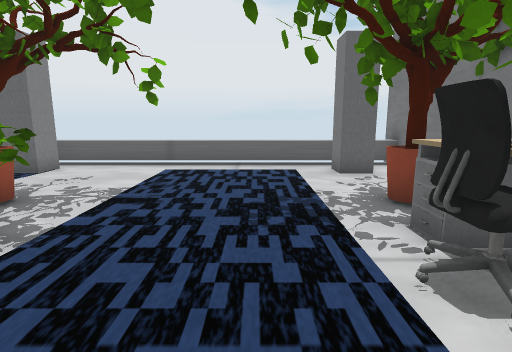
View 1 (above)

23 first-person views from a walk through a scene from a Unity 3-D project. The camera is 1.5 m above the floor, tilts 10° down and sees 80° across. The floor is counted in squares, 1 m on a side. Each view is taken from the middle of a square. On the plan, view 1 faces up. The plan holds only what a view shows up to about 15 squares ahead; the rest is blank. The place goes on beyond the plan. The player is left out. Some surface patterns are stand-ins.

View 2
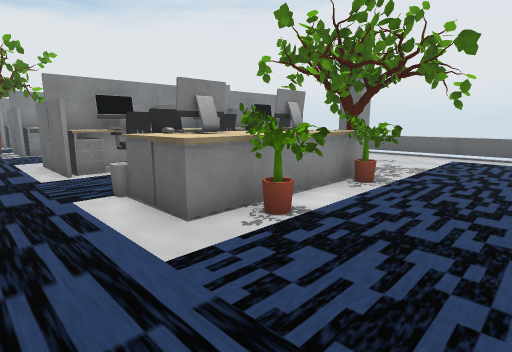

View 3
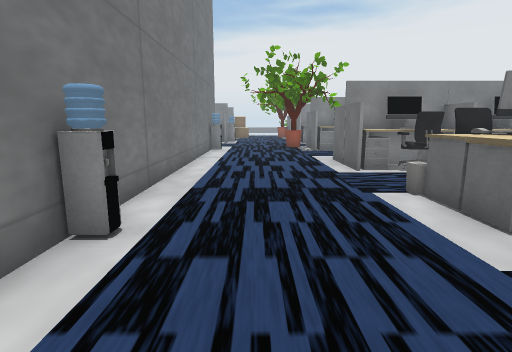

View 4
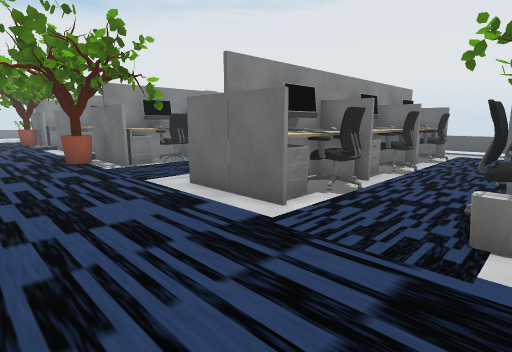

View 5
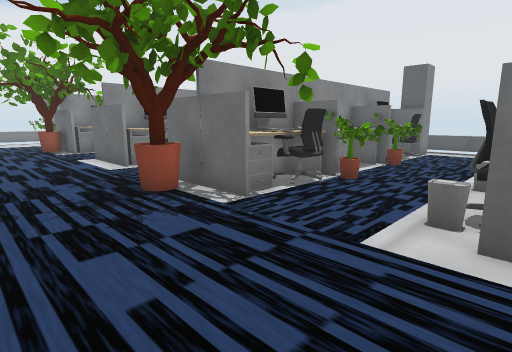

View 6
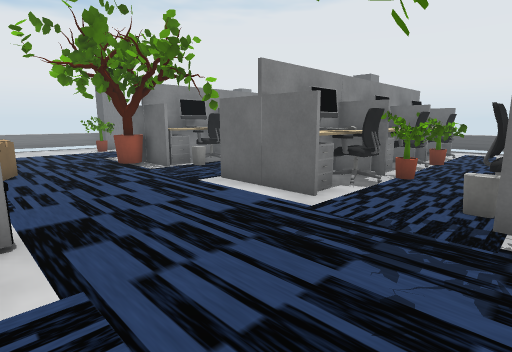

View 7
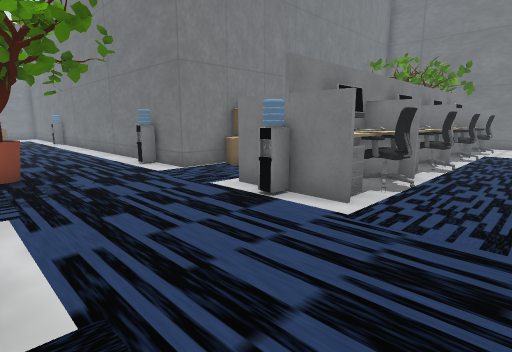

View 8
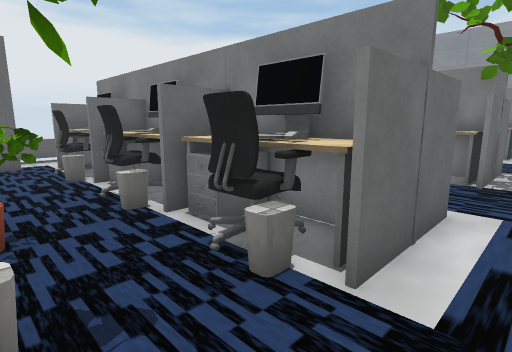

View 9
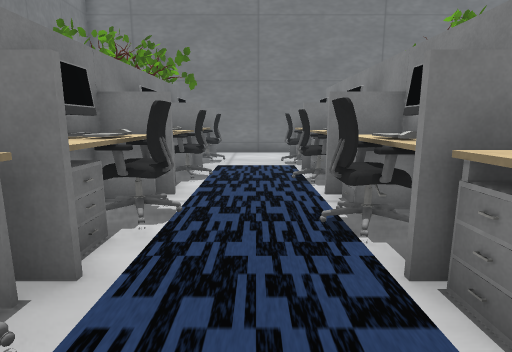

View 10
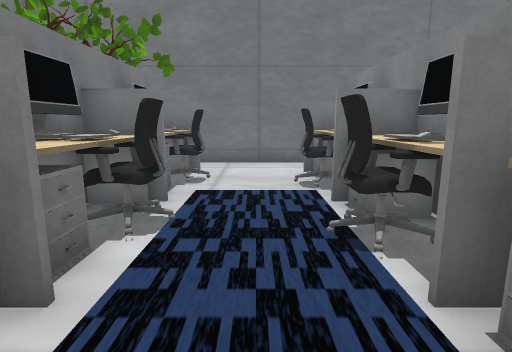

View 11
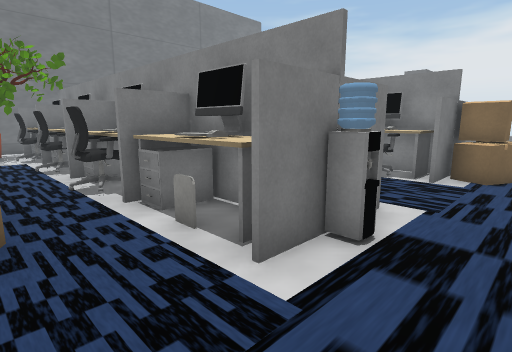

View 12
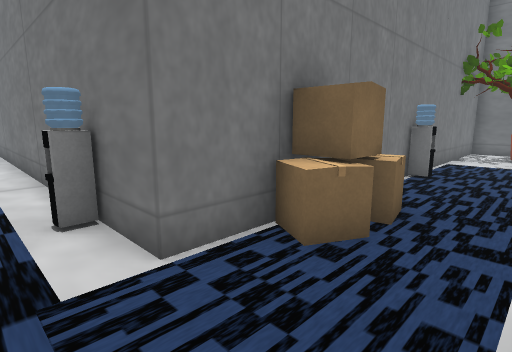

View 13
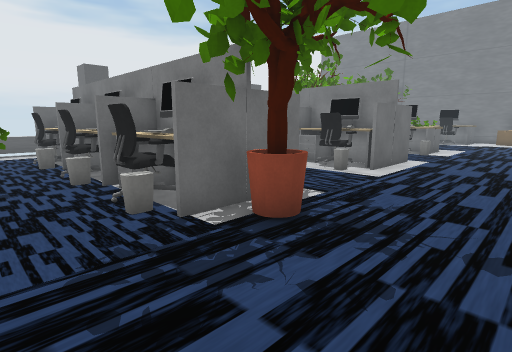

View 14
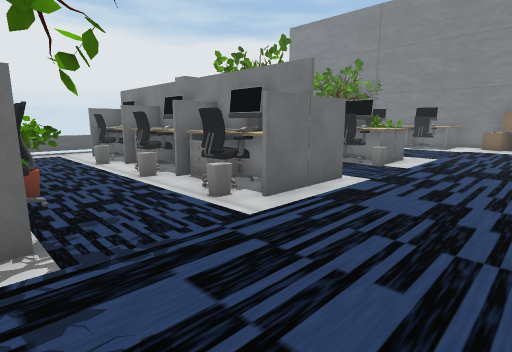

View 15
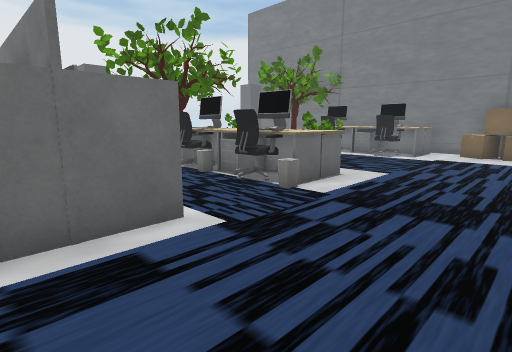

View 16
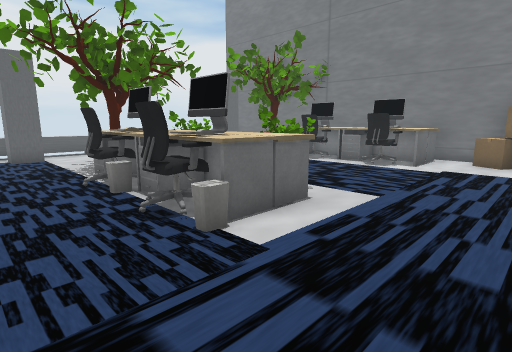

View 17
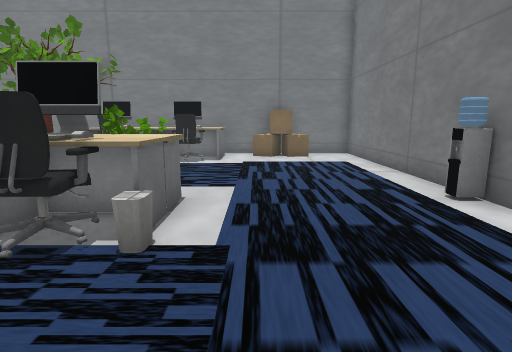

View 18
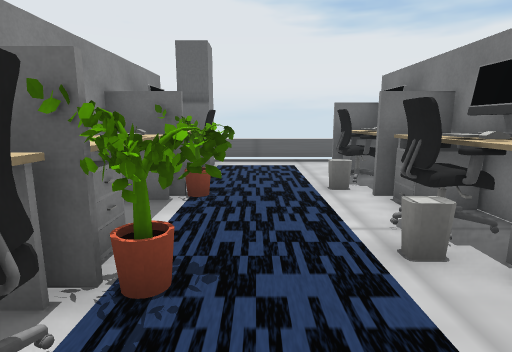

View 19
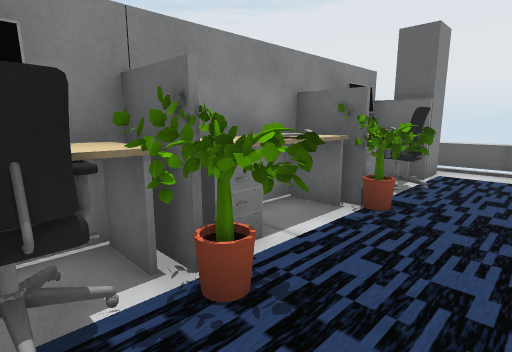

View 20
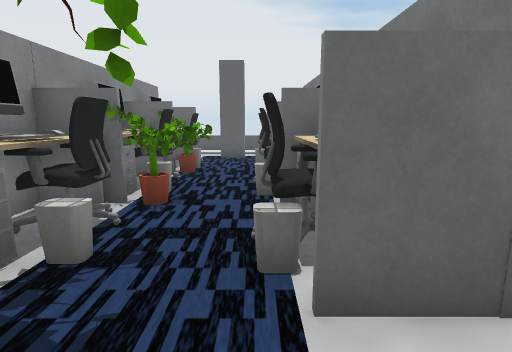

View 21
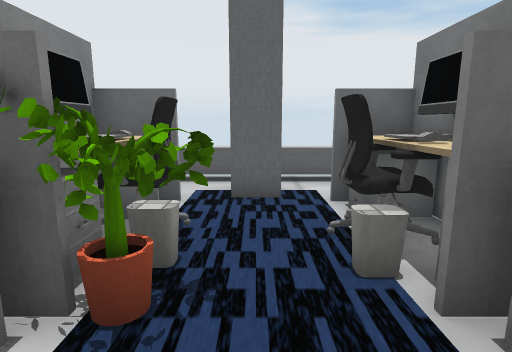

View 22
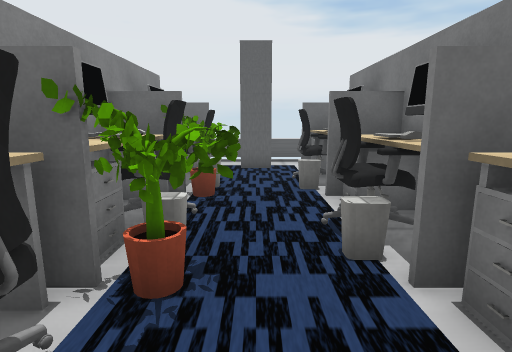

View 23
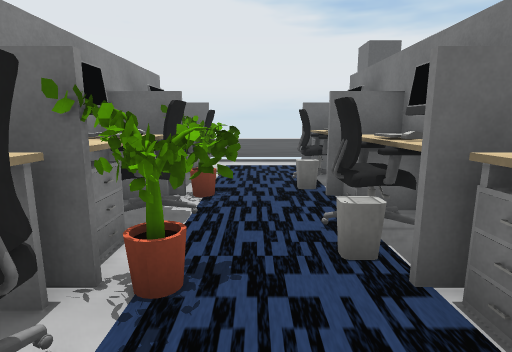

### Floor plan
Key: @ floor where view 1 was taken; # wall or solid block; . floor; ^ raised ledge; O other object.
Columns run from 29 left of view 1 to 3 right of it. Each row starts with its distance up from view 1.
 11 ^^^^^ ^^^^^ ^^^^^^ ^^^^^^^^^^^^^^
 10 ..O..  ...  O.....  ..O.........O
  9 #.O.###...##O....###..O.........O
  8 O...O#O...O O....O O.............
  7 OO.OO# O.O   O..OO  O............
  6 OO.OO#O..OO O...OO O....O.......O
  5 #...###...###O...###....O.......O
  4 OO..O#OO..O#O....O#OO..O##.....OO
  3 OO.OO#O..OO#O...OO#O..OOOO.....
  2 OO.OO#OO.OO#OO..OO#O..OOO^.....OO
  1 O...O#OO..O#OO...O#O...OO^.....OO
  0 OO.OO#OO.OO#OO..OO#OO.OOOO...@.
 -1 OO.OO#O..OO#O...OO#O...OO^.....OO
 -2 #...###...###....###..O..........
 -3 ..........OO.....................
 -4 ................................O
 -5 ................................O
 -6 O................................
 -7 #...#O#.....O............O.......
 -8 O...OOOO..#######################
 -9  O.OOOOO.O#
-10 O...OOO..O#
-11 #...####.O#
-12 OO..OOOO..#
-13 O..OOOOO..#
-14 O...O#O...#
-15 O...OOOO..O
-16 OO.OOO O..#
-17 O...OOO...#
-18 #...####..#
-19 OO..OO O..#
-20 O..OOO O..#
-21 O...O#OOO.#
-22 .....  .O.#
-23 .....  . .#
-24 #####  ####

Where each view was taken, in squares from view 1:
view 1: 0 up, 0 right, facing up
view 2: 4 down, 0 right, facing up-left
view 3: 5 down, 0 right, facing left
view 4: 6 down, 6 left, facing up-left
view 5: 6 down, 12 left, facing up-left
view 6: 7 down, 19 left, facing up-left
view 7: 2 down, 28 left, facing down-right
view 8: 3 down, 28 left, facing up-right
view 9: 8 down, 27 left, facing down
view 10: 12 down, 27 left, facing down
view 11: 5 down, 20 left, facing down-left
view 12: 6 down, 22 left, facing down-right
view 13: 6 down, 22 left, facing up-right
view 14: 6 down, 17 left, facing up-right
view 15: 6 down, 12 left, facing up-right
view 16: 5 down, 9 left, facing up-right
view 17: 3 down, 10 left, facing right
view 18: 1 down, 15 left, facing up
view 19: 0 up, 14 left, facing up-left
view 20: 4 down, 26 left, facing up
view 21: 3 up, 27 left, facing up
view 22: 1 down, 27 left, facing up
view 23: 1 down, 21 left, facing up
